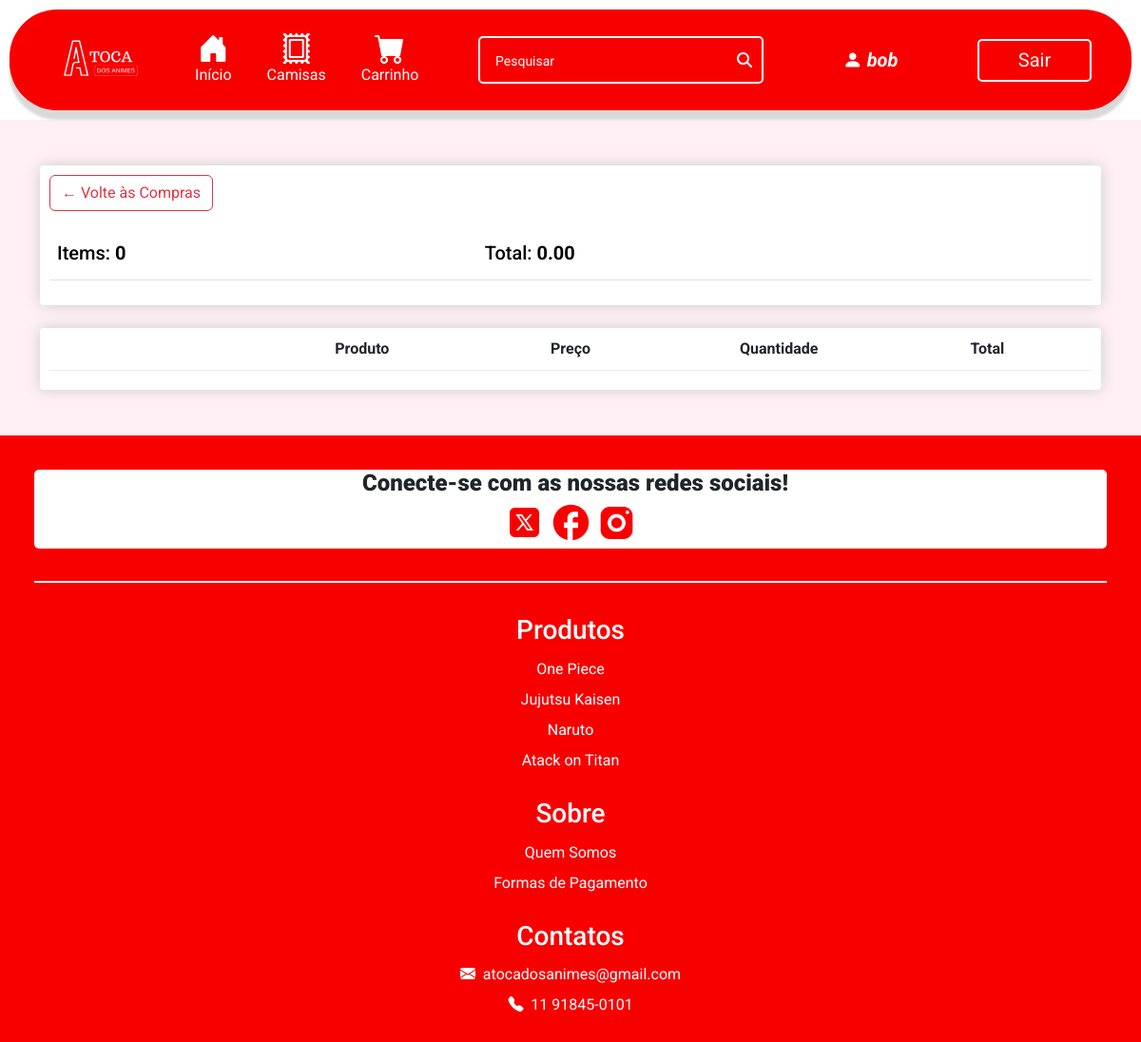
The app's page /carrinho (signed in) with its own data.
### ecommerce/models.py (models this page shows, shortened)
class User(AbstractUser):
    cpf = models.CharField(max_length=11, blank=False, null=True)
    adm = models.BooleanField(default=False)

class Pedido(models.Model):
    cupom = models.ForeignKey(Cupom, on_delete=models.CASCADE, related_name="cupons_utilizados", blank=True, null=True)
    usuario = models.ForeignKey(User, on_delete=models.CASCADE, related_name="pedidos")
    data_pedido = models.DateTimeField(auto_now_add=True)
    complete = models.BooleanField(default=False, null=True, blank=False)
    cupom_status = models.BooleanField(default=False, null=True, blank=True)
    @property
    def get_total_carrinho(self):
        itempedido = self.items.all()
        total = sum([item.get_total for item in itempedido])
        return total
    @property
    def get_total_items(self):
        itempedido = self.items.all()
        total = sum([item.quantidade for item in itempedido])
        return total

### ecommerce/views.py (the view, shortened to what this page needs)
# urls.py: path("carrinho", views.carrinho, name="carrinho"),
def carrinho(request):
    if request.user.is_authenticated:
        cliente = request.user
        pedido, created = Pedido.objects.get_or_create(usuario=cliente, complete=False)
        carrinho = pedido.items.all()
    else:
        carrinho = []
        pedido = {"get_total_carrinho": 0, "get_total_items": 0}
    return render(request, "ecommerce/carrinho.html", context={
        "carrinho": carrinho,
        "pedido": pedido,
    })

### ecommerce/templates/ecommerce/carrinho.html (shortened to what this page needs)
{% extends 'ecommerce/layout.html' %}
{% load static %}
{% block body %}
	<div style="background-color: rgb(255, 240, 245);">
		<div class="container py-5">
			<div class="row">
				<div class="col-lg-12">
					<div class="box-element">
						<a class="btn btn-outline-danger" href="{% url 'index' %}">&#x2190; Volte às Compras</a>
						<br>
						<br>
						<table class="table">
							<tr>
								<th><h5>Items: <strong>{{pedido.get_total_items}}</strong></h5></th>
								<th>
									<h5>
										Total:
										<strong>
											{% if pedido.cupom_status %}
												{{pedido.get_total_cupom|floatformat:2}}
											{% else %}
												{{pedido.get_total_carrinho|floatformat:2}}
											{% endif %}
										</strong>
									</h5>
								</th>
								<th>
								</th>
							</tr>
						</table>
					</div>
					<br>
					<div class="">
						<div class="box-element">
							<div class="cart-row">
								<div style="flex:1"><p class="text-center"><strong>Produto</strong></p></div>
								<div style="flex:1"><p class="text-center"><strong>Preço</strong></p></div>
								<div style="flex:1"><p class="text-center"><strong>Quantidade</strong></p></div>
								<div style="flex:1"><p class="text-center"><strong>Total</strong></p></div>
							</div>
						</div>
					</div>
				</div>
			</div>
		</div>
	</div>
{% endblock %}

### ecommerce/templates/ecommerce/layout.html (shortened to what this page needs)
{% load static %}
<!DOCTYPE html>
<html lang="en">
    <head>
        <link rel="stylesheet" href="{% static 'ecommerce/style.css' %}">
        <link rel="stylesheet" href="https://cdn.jsdelivr.net/npm/bootstrap-icons@1.11.1/font/bootstrap-icons.css" />
        <link href="https://cdn.jsdelivr.net/npm/bootstrap@5.3.2/dist/css/bootstrap.min.css" rel="stylesheet"
 />
    </head>
  <body>
        <header>
            <nav class="navbar navbar-expand-lg navbar-dark">
                <div class="container">
                    <a class="navbar-brand" href="{% url 'index' %}">
                        <img  src="{% static 'ecommerce/Assets/LogoToca.svg' %}" alt="" class="logo" />
                    </a>
                    <div class="collapse navbar-collapse" id="navbarNav">
                        <ul class="navbar-nav me-auto iconsLinks">
                            <li class="nav-item">
                                <a class="nav-link" href="{% url 'index' %}"><i class="bi bi-house-door-fill"></i> Início</a>
                            </li>
                            <li class="nav-item">
                                <a class="nav-link" href="{% url 'produtos' 'all' %}"><i class="bi bi-postage"></i> Camisas</a>
                            </li>
                            <li class="nav-item" data-bs-toggle="offcanvas" data-bs-target="#offcanvasRight" aria-controls="offcanvasRight">
                                <a class="nav-link" href="{% url 'carrinho' %}"><i class="bi bi-cart-fill"></i> Carrinho</a>
                            </li>
                        </ul>
                        <form class="d-flex me-auto justify-content-center" action="{% url 'search_bar' %}" method="get">
                            <input class="inputSearch" type="search" placeholder="Pesquisar" aria-label="Search" name="search"/>
                        </form>
                        {% if user.is_authenticated %}
                            <ul class="navbar-nav me-auto iconsLinks">
                                <li class="nav-item">
                                    <a class="nav-link" href="{% url 'user_page' %}" style="font-size: 10px;"><i class="bi bi-person-fill"><strong style="color: white; margin-left: 5px;">{{request.user.first_name}}</strong></i></a>
                                </li>
                            </ul>
                            <div class="d-flex justify-content-center">
                              <a href="{% url 'logout' %}"><button class="login">Sair</button></a>
                            </div>
                        {% else %}
                              <div class="d-flex justify-content-center">
                                  <a href="{% url 'login' %}"><button class="login">Entrar</button></a>
                              </div>
                        {% endif %}
                    </div>
                </div>
            </nav>
        </header>
        {% block body %}
        {% endblock %}
        <footer>
          <div class="redeSocial">
            <h4>Conecte-se com as nossas redes sociais!</h4>
            <a href="" target="_blank">
              <img src="{% static 'ecommerce/Assets/icons/iconTwitter.svg' %}" alt="" srcset="" />
            </a>
            <a href="" target="_blank">
              <img src="{% static 'ecommerce/Assets/icons/iconFacebook.svg' %}" alt="" srcset="" />
            </a>
            <a href="" target="_blank">
              <img src="{% static 'ecommerce/Assets/icons/iconInstagram.svg' %}" alt="" srcset="" />
            </a>
          </div>
          <div class="dividerFooter"></div>
          <div class="row footerInfo">
            <div class="col-4 footer-item">
              <a href="">
                <h3>Produtos</h3>
              </a>
              <a href="">One Piece</a>
              <a href="">Jujutsu Kaisen</a>
              <a href="">Naruto</a>
              <a href="">Atack on Titan</a>
            </div>
            <div class="col-4 footer-item">
              <a href="">
                <h3>Sobre</h3>
              </a>
              <a href="">Quem Somos</a>
              <a href="">Formas de Pagamento</a>
            </div>
            <div class="col-4 footer-item">
              <a href="">
                <h3>Contatos</h3>
              </a>
              <a href=""><i class="bi bi-envelope-fill"></i>
                &nbsp;atocadosanimes@gmail.com</a>
              <a href=""><i class="bi bi-telephone-fill"></i> &nbsp;11 91845-0101</a>
            </div>
          </div>
        </footer>
  </body>
</html>

### ecommerce/static/ecommerce/style.css (style rules this page uses)
:root { --red-primary: #f80000; --pink-card: #FFA2A2; }
* { font-family: "Roboto"; margin: 0; padding: 0; padding-left: 0; }
.navbar { background-color: var(--red-primary); border-radius: 50px; margin: 10px; display: grid; grid-template-columns: 10% auto auto auto; align-items: center; box-shadow: 0px 10px 3px #d9d9d9; font-weight: 400; }
.logo { display: flex; max-width: 80px; max-height: 80px; margin-right: 200px; margin-left: 15%; justify-content: center; position: relative; top: 3px; }
.inputSearch { background-color: transparent; width: 300px; height: 50px; border: 2px solid white; border-radius: 5px; outline: none; color: white; padding: 5%; align-items: center; background-image: url(Assets/icons/iconSearch.svg); background-repeat: no-repeat; background-position: calc(100% - 10px) center; }
.iconsLinks { display: flex; justify-content: center; align-items: center; gap: 10%; }
.iconsLinks a { color: white; }
.iconsLinks a i { color: white; font-size: 200%; display: flex; justify-content: center; align-items: center; }
.login { width: 120px; height: 45px; background-color: transparent; border: 2px solid white; border-radius: 5px; margin-right: 40px; color: white; font-size: 20px; text-decoration: none; }
.col-4 { max-height: 30vw; }
footer { background-color: var(--red-primary); padding: 3%; border-radius: 4px; }
footer .redeSocial { width: 50%; margin-left: 25%; display: flex; gap: 15px; align-items: center; justify-content: center; background-color: white; border-radius: 5px; }
footer .redeSocial h4 { font-weight: 900; margin: 0 0 0 10px; }
footer img { width: 45px; }
.dividerFooter { width: 100%; background-color: white; height: 2px; margin: 3% 0% 3% 0%; }
.footerInfo a { display: flex; text-decoration: none; color: white; line-height: 2; gap: 20px; text-align: left; }
@media screen and (max-width: 1200px) { footer { height: 100%; border-radius: 0%; } }
@media screen and (max-width: 1200px) { footer .redeSocial { width: 100%; margin: 0; display: block; text-align: center; } }
@media screen and (max-width: 1200px) { footer a { text-decoration: none !important; } }
@media screen and (max-width: 1200px) { .login { margin: 10px; } }
@media screen and (max-width: 1200px) { .inputSearch { margin: 10px; } }
@media screen and (max-width: 1200px) { .footerInfo { flex-direction: column; align-content: center; } }
@media screen and (max-width: 1200px) { .footer-item { margin-bottom: 2%; width: 100% !important; max-height: unset; } }
@media screen and (max-width: 1200px) { .footerInfo a { display: block; text-align: center; } }
@media screen and (max-width: 1200px) { .logo { margin-right: 80px; } }
@media screen and (max-width: 1200px) { footer { padding-bottom: 0; } }
:root { --red-primary: #f80000 }
a { text-decoration: none; }
.box-element { box-shadow:hsl(0, 0%, 80%) 0 0 16px; background-color: #fff; border-radius: 4px; padding: 10px; }
.cart-row { display: flex; padding-bottom: 10px; margin-bottom: 10px; border-bottom: 1px solid #ececec; align-items: center; }
.cart-row p { margin-top: 0; margin-bottom: 0; }

### records on screen
User: user.first_name "bob"
Pedido: get_total_items "0", get_total_carrinho "0.00"
